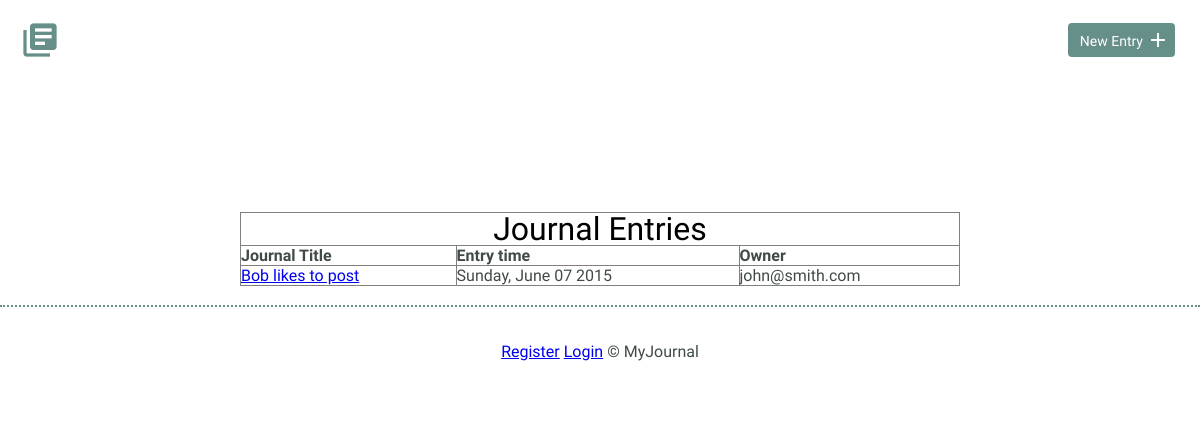
/entries, run on an earlier commit of the app's database.
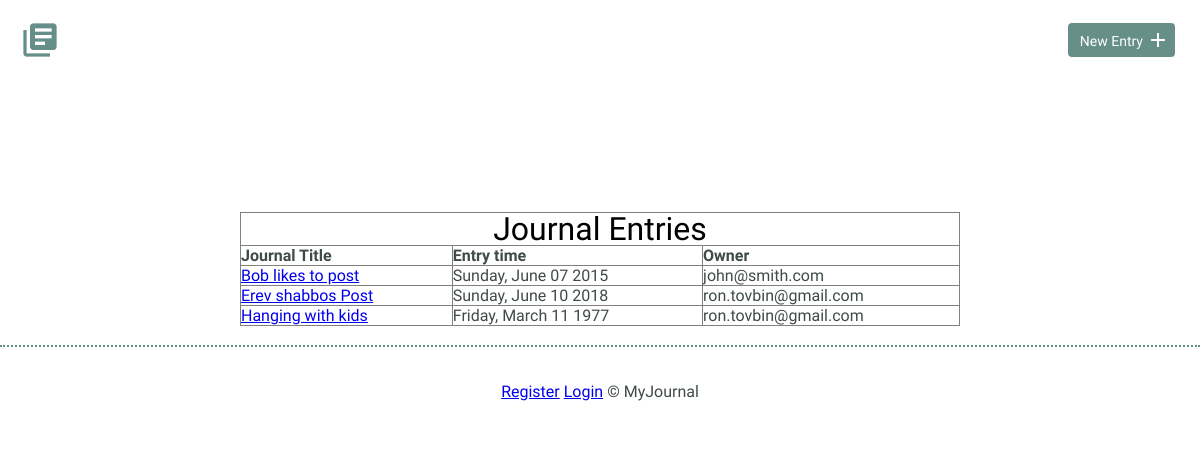
And on a later commit of the database.
### models.py (models this page shows, shortened)
class Journal(Model):
    title     =  CharField(max_length=100)
    user = ForeignKeyField(
        model=User,
        related_name='entries'
    )
    entrydate = DateTimeField(default=datetime.datetime.now)
    timespent = FloatField()
    learned   =  CharField(max_length=1000)
    resources = TextField(default=None)
    class Meta:
        database = DATABASE
        order_by = ('-entrydate',)

class User(UserMixin, Model):
    email = CharField(unique=True)
    password = CharField(max_length=100)
    joined_at = DateTimeField(default=datetime.datetime.now)
    is_admin = BooleanField(default=False)
    class Meta:
        database = DATABASE
        order_by = ('-joined_at',)

### app.py (the view)
@app.route('/entries/<int:entry_id>', methods=('GET', 'POST'))
@app.route('/entries')
def entries(entry_id=None):
    if not entry_id:
           entries = models.Journal.select().limit(100)
           return render_template('index.html', entries=entries)
    else:
        entry = models.Journal.get(models.Journal.id == entry_id)
        return render_template('detail.html', entry=entry)

### app.py (called while the page is built)
@app.before_request
def before_request():
    g.db = models.DATABASE
    g.db.connect()
    g.user = current_user

@app.after_request
def after_request(response):
    g.db.close()
    return response

### templates/index.html
{% extends "layout.html" %}
{% block content %}
<table align="center" border="1" width="60%">
 <tr align="center"><td  colspan="3"><h2>Journal Entries<h2></h2></td></tr>
 <tr  style="font-weight:bold">
 <td>Journal Title</td>
 <td>Entry time</td>
     <td>Owner</td>
 </tr>
{% for entry in entries %}
    <tr>
        <td>
            <a href="{{ url_for('entries',entry_id=entry.id) }}">{{ entry.title }}</a>
        </td>
        <td>
          <time datetime="{{ entry.entrydate }}">{{ entry.entrydate.strftime('%A, %B %d %Y') }}</time>
       </td>
        <td>
           {{ entry.user.email  }}
       </td>
    </tr>
{% endfor %}
</table>
<br>
{% endblock %}

### templates/layout.html (shortened to what this page needs)
<!DOCTYPE html>
<html>
    <head>
        <link rel="stylesheet" href="/staic/css/normalize.css">
        <link rel="stylesheet" href="/static/css/site.css">
    </head>
    <body>
        <header>
            <div class="container" align="center">
                <div class="site-header">
                    <a class="logo" href="{{ url_for('index') }}"><i class="material-icons">library_books</i></a>
                    <a class="button icon-right" href="{{ url_for('newentry') }}"><span>New Entry</span> <i class="material-icons">add</i></a>
                </div>
                    <div class="site-header">
              </div>
           </div>
        </header>
        <div>
               {% block content %}{% endblock %}
        </div>
        <footer>
            <div>
                {% if  current_user.is_authenticated %}
                          <a href="{{ url_for('logout') }}"  title="Log out">Log out</a>
                {% else %}
                   <a href="{{ url_for('register') }}"  title="Register">Register</a>
                   <a href="{{ url_for('login') }}"  title="Login">Login</a>
                {% endif %}
                &copy; MyJournal
            </div>
        </footer>
    </body>
</html>

### static/css/site.css (style rules this page uses)
body { font-size: 16px; color: #404a49; font-family: 'Cousine', serif; font-weight: 400; }
.container { margin: 0 auto; padding: 0 25px; }
header .site-header { margin: 0 auto; height: 95px; }
header .logo i { color: #678f89; margin: 20px 0 0 -5px; float: left; font-size: 40px; }
header .button { float: right; margin: 33px 0 0 0; }
footer { text-align: center; padding: 35px 0; border-top: 2px dotted #678f89; }
.button { padding: 8px 10px 6px 10px; background: #678f89; border: 2px solid #678f89; border-radius: 4px; text-decoration: none; color: #FFF; position: relative; text-align: center; font-size: 14px; }
.button.icon-right { padding-right: 30px; top: -10px; }
.button.icon-right i { position: absolute; top: 3px; right: 3px; }
h1, h2, h3 { margin: 0; font-weight: 400; line-height: 1em; color: #000; }
h2 { font-size: 32px; }

What changed in the data, as far as the page shows it:
added Journal: title "Erev shabbos Post", entrydate "Sunday, June 10 2018", user.email "ron.tovbin@gmail.com"
added Journal: title "Hanging with kids", entrydate "Friday, March 11 1977", user.email "ron.tovbin@gmail.com"
